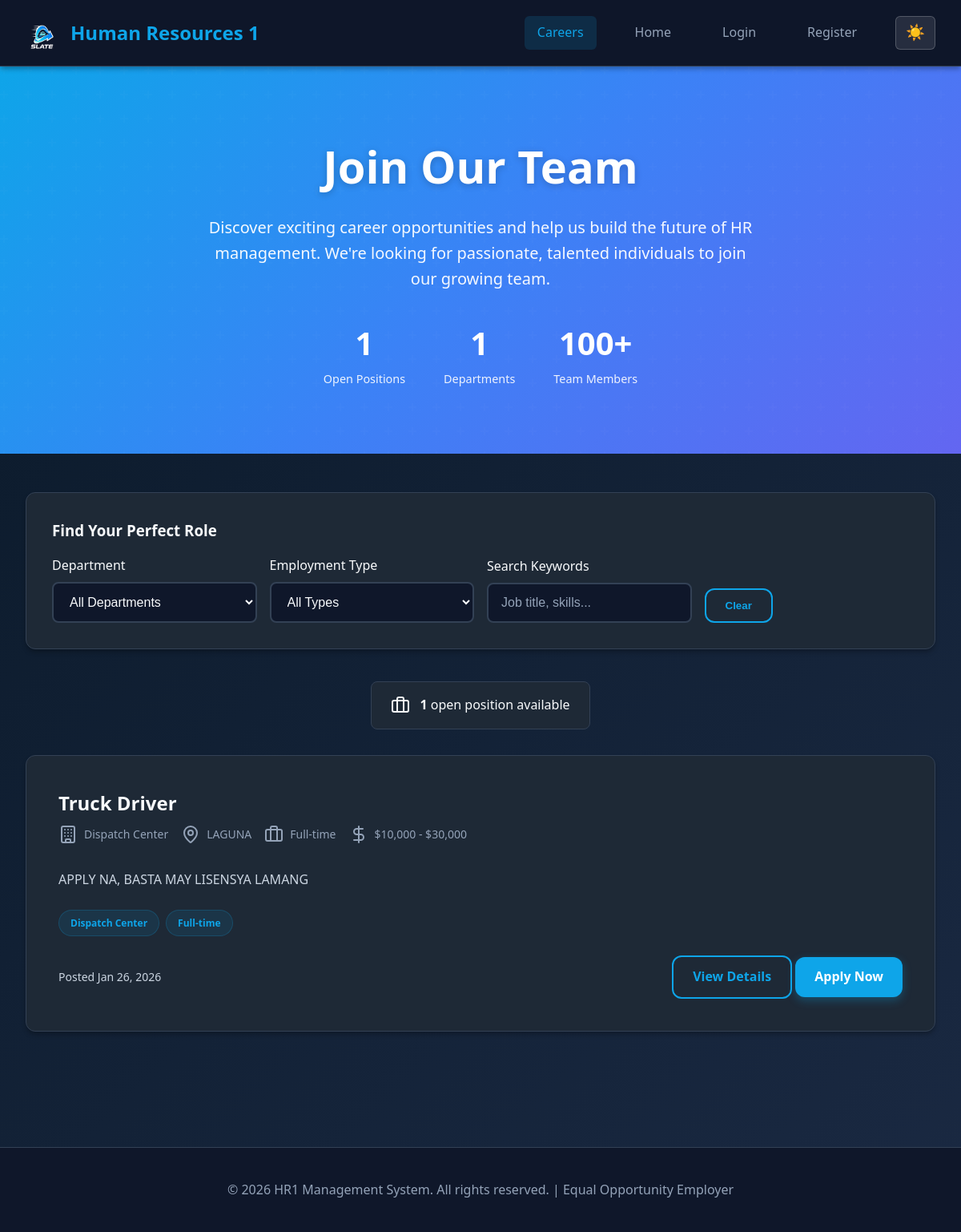
/public/careers.php, run on the app's committed database.
### tables this page shows
CREATE TABLE `job_postings` (
  `id` int NOT NULL,
  `requisition_id` int DEFAULT NULL,
  `title` varchar(255) NOT NULL,
  `description` text,
  `department_id` int DEFAULT NULL,
  `employment_type` enum('Full-time','Part-time','Contract','Temporary') DEFAULT 'Full-time',
  `salary_min` decimal(10,2) DEFAULT NULL,
  `salary_max` decimal(10,2) DEFAULT NULL,
  `location` varchar(255) DEFAULT NULL,
  `requirements` text,
  `responsibilities` text,
  `status` enum('Draft','Open','Closed','On Hold') DEFAULT 'Open',
  `created_by` int DEFAULT NULL,
  `posted_date` timestamp NULL DEFAULT CURRENT_TIMESTAMP,
  `closing_date` date DEFAULT NULL,
  `created_at` timestamp NULL DEFAULT CURRENT_TIMESTAMP,
  `updated_at` timestamp NULL DEFAULT CURRENT_TIMESTAMP ON UPDATE CURRENT_TIMESTAMP
);

CREATE TABLE `departments` (
  `id` int NOT NULL,
  `department_code` varchar(20) NOT NULL,
  `department_name` varchar(100) NOT NULL,
  `parent_department_id` int DEFAULT NULL,
  `manager_id` int DEFAULT NULL,
  `created_at` timestamp NULL DEFAULT CURRENT_TIMESTAMP
);

### database/config.php (called while the page is built, shortened)
<?php
function getDBConnection() {
    try {
        $dsn = "mysql:host=" . DB_HOST . ";dbname=" . DB_NAME . ";charset=" . DB_CHARSET;
        $options = [
            PDO::ATTR_ERRMODE => PDO::ERRMODE_EXCEPTION,
            PDO::ATTR_DEFAULT_FETCH_MODE => PDO::FETCH_ASSOC,
            PDO::ATTR_EMULATE_PREPARES => false,
            PDO::MYSQL_ATTR_INIT_COMMAND => "SET NAMES " . DB_CHARSET
        ];
        $pdo = new PDO($dsn, DB_USER, DB_PASS, $options);
        return $pdo;
    } catch (PDOException $e) {
        $serverName = strtolower((string)($_SERVER['SERVER_NAME'] ?? ''));
        $httpHost = strtolower((string)($_SERVER['HTTP_HOST'] ?? ''));
        $isLocal = ($serverName === 'localhost' || $serverName === '127.0.0.1' ||
            str_starts_with($httpHost, 'localhost') || str_starts_with($httpHost, '127.0.0.1') ||
            PHP_SAPI === 'cli');
        $isAccessDenied = (strpos($e->getMessage(), '[1045]') !== false) || ((int)$e->getCode() === 1045);
        if ($isLocal && $isAccessDenied) {
            foreach ([
                ['root', ''],
                ['root', 'root'],
            ] as $creds) {
                try {
                    return new PDO($dsn, $creds[0], $creds[1], $options);
                } catch (PDOException $ignored) {
                }
            }
        }
        error_log("Database connection failed: " . $e->getMessage());
        throw new PDOException("Database connection failed: " . $e->getMessage());
    }
}
function executeQuery($sql, $params = []) {
    try {
        $pdo = getDBConnection();
        $stmt = $pdo->prepare($sql);
        $stmt->execute($params);
        return $stmt;
    } catch (PDOException $e) {
        error_log("Query execution failed: " . $e->getMessage());
        error_log("SQL: " . $sql);
        error_log("Params: " . json_encode($params));
        throw new PDOException("Query execution failed: " . $e->getMessage(), (int)$e->getCode(), $e);
    }
}
function fetchAll($sql, $params = []) {
    $stmt = executeQuery($sql, $params);
    return $stmt->fetchAll();
}
?>

### public/careers.php (the view, shortened to what this page needs)
<?php
require_once '../database/config.php';
$is_logged_in = isset($_SESSION['user_id']);
$user_role = $_SESSION['role'] ?? null;
try {
    $sql = "SELECT jp.*, d.department_name,
                   COUNT(ja.id) as application_count
            FROM job_postings jp
            LEFT JOIN departments d ON jp.department_id = d.id
            LEFT JOIN job_applications ja ON jp.id = ja.job_posting_id
            WHERE jp.status = 'Open'
            GROUP BY jp.id
            ORDER BY jp.posted_date DESC";
    $job_postings = fetchAll($sql);
} catch (Exception $e) {
    $job_postings = [];
    $error_message = "Error loading job postings. Please try again later.";
}
try {
    $departments = fetchAll("SELECT DISTINCT d.id, d.department_name
                           FROM departments d
                           JOIN job_postings jp ON d.id = jp.department_id
                           WHERE jp.status = 'Open'
                           ORDER BY d.department_name");
} catch (Exception $e) {
    $departments = [];
}
?>
<!DOCTYPE html>
<html lang="en">
<head>
</head>
<body>
    <header class="header">
        <div class="header-content">
            <div class="logo">
                <img src="../assets/images/slate.png" alt="HR1 Logo">
                <h1>Human Resources 1</h1>
            </div>
            <nav class="header-nav">
                <a href="careers.php" class="active">Careers</a>
                <a href="../index.php">Home</a>
                <?php if ($is_logged_in && $user_role === 'Applicant'): ?>
                    <a href="../my-account.php">My Applications</a>
                    <a href="../auth/logout.php">Logout</a>
                <?php elseif ($is_logged_in): ?>
                    <a href="../auth/login-redirect.php">Dashboard</a>
                    <a href="../auth/logout.php">Logout</a>
                <?php else: ?>
                    <a href="../auth/login.php">Login</a>
                    <a href="../auth/register-portal.php?terms_accepted=true">Register</a>
                <?php endif; ?>
                <button id="themeToggle" class="theme-toggle" aria-label="Toggle theme">🌓</button>
            </nav>
        </div>
    </header>
    <section class="hero">
        <div class="hero-content">
            <h1>Join Our Team</h1>
            <p>Discover exciting career opportunities and help us build the future of HR management. We're looking for passionate, talented individuals to join our growing team.</p>
            <div class="hero-stats">
                <div class="hero-stat">
                    <span class="hero-stat-number"><?php echo count($job_postings); ?></span>
                    <span class="hero-stat-label">Open Positions</span>
                </div>
                <div class="hero-stat">
                    <span class="hero-stat-number"><?php echo count($departments); ?></span>
                    <span class="hero-stat-label">Departments</span>
                </div>
                <div class="hero-stat">
                    <span class="hero-stat-number">100+</span>
                    <span class="hero-stat-label">Team Members</span>
                </div>
            </div>
        </div>
    </section>
    <main class="content">
        <div class="container">
            <div class="filters">
                <h3>Find Your Perfect Role</h3>
                <div class="filter-row">
                    <div class="filter-group">
                        <label for="department_filter">Department</label>
                        <select id="department_filter" onchange="filterJobs()">
                            <option value="">All Departments</option>
                        </select>
                    </div>
                    <div class="filter-group">
                        <label for="type_filter">Employment Type</label>
                        <select id="type_filter" onchange="filterJobs()">
                            <option value="">All Types</option>
                        </select>
                    </div>
                    <div class="filter-group">
                        <label for="search_filter">Search Keywords</label>
                        <input type="text" id="search_filter" placeholder="Job title, skills..." onkeyup="filterJobs()">
                    </div>
                    <div class="filter-group">
                        <button type="button" class="btn btn-outline" onclick="clearFilters()">Clear</button>
                    </div>
                </div>
            </div>
            <?php if (!empty($job_postings)): ?>
            <div style="text-align: center;">
                <div class="job-count">
                    <i data-lucide="briefcase"></i>
                    <span><strong><?php echo count($job_postings); ?></strong> open position<?php echo count($job_postings) != 1 ? 's' : ''; ?> available</span>
                </div>
            </div>
            <?php endif; ?>
            <div class="jobs-grid" id="jobs-container">
                <?php if (empty($job_postings)): ?>
                    <div class="no-jobs">
                        <h3>No Open Positions</h3>
                        <p>We don't have any open positions at the moment, but we're always looking for talented individuals. Please check back soon!</p>
                    </div>
                <?php else: ?>
                    <?php foreach ($job_postings as $job): ?>
                        <div class="job-card"
                             data-department="<?php echo $job['department_id']; ?>"
                             data-type="<?php echo strtolower($job['employment_type']); ?>"
                             data-keywords="<?php echo strtolower($job['title'] . ' ' . $job['department_name'] . ' ' . $job['description']); ?>">
                            <div class="job-header">
                                <div>
                                    <h2 class="job-title"><?php echo htmlspecialchars($job['title']); ?></h2>
                                    <div class="job-meta">
                                        <div class="job-meta-item">
                                            <i data-lucide="building"></i>
                                            <span><?php echo htmlspecialchars($job['department_name']); ?></span>
                                        </div>
                                        <div class="job-meta-item">
                                            <i data-lucide="map-pin"></i>
                                            <span><?php echo htmlspecialchars($job['location']); ?></span>
                                        </div>
                                        <div class="job-meta-item">
                                            <i data-lucide="briefcase"></i>
                                            <span><?php echo htmlspecialchars($job['employment_type']); ?></span>
                                        </div>
                                        <div class="job-meta-item">
                                            <i data-lucide="dollar-sign"></i>
                                            <span><?php echo htmlspecialchars($job['salary_display']); ?></span>
                                        </div>
                                    </div>
                                </div>
                            </div>
                            <div class="job-description">
                                <?php echo nl2br(htmlspecialchars(substr($job['description'], 0, 200))); ?>
                            </div>
                            <div class="job-tags">
                                <span class="job-tag"><?php echo htmlspecialchars($job['department_name']); ?></span>
                                <span class="job-tag"><?php echo htmlspecialchars($job['employment_type']); ?></span>
                            </div>
                            <div class="job-actions">
                                <div class="job-posted">
                                    Posted <?php echo date('M j, Y', strtotime($job['posted_date'])); ?>
                                </div>
                                <div>
                                    <a href="job_details.php?id=<?php echo $job['id']; ?>" class="btn btn-outline">View Details</a>
                                    <a href="../auth/terms.php?type=applicant&job_id=<?php echo $job['id']; ?>" class="btn btn-primary">Apply Now</a>
                                </div>
                            </div>
                        </div>
                    <?php endforeach; ?>
                <?php endif; ?>
            </div>
        </div>
    </main>
    <footer class="footer">
        <div class="container">
            <p>&copy; <?php echo date('Y'); ?> HR1 Management System. All rights reserved. | Equal Opportunity Employer</p>
        </div>
    </footer>
</body>
</html>

### data on the page
job_postings: title "Truck Driver", department.department_name "Dispatch Center", location "LAGUNA", employment_type "Full-time", salary_display "$10,000 - $30,000", description "APPLY NA, BASTA MAY LISENSYA LAMANG", posted_date "Jan 26, 2026"

### other printed values
count($job_postings) "1"
count($departments) "1"
